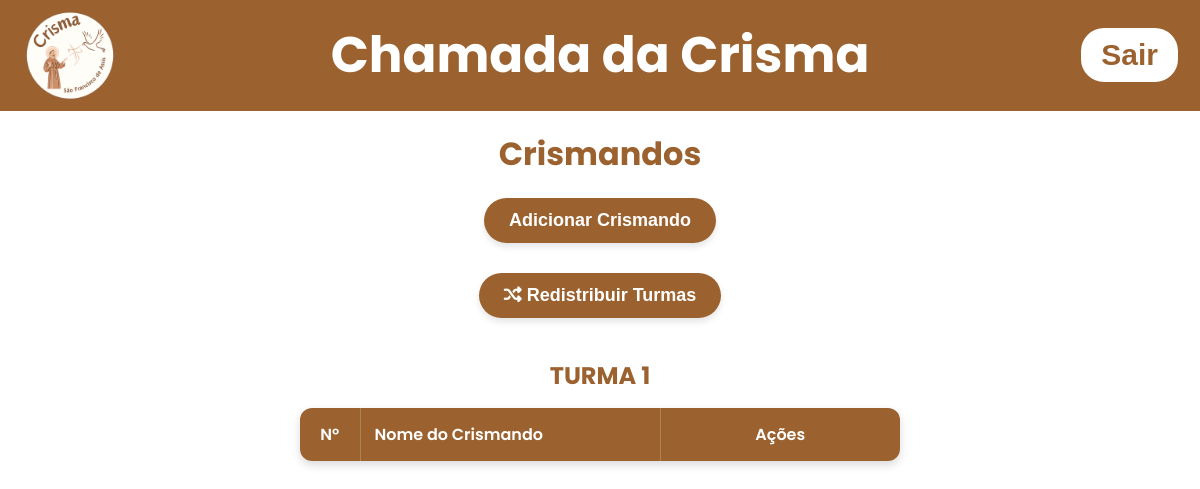
/listcrismandos (signed in), run on an earlier commit of the app's database.
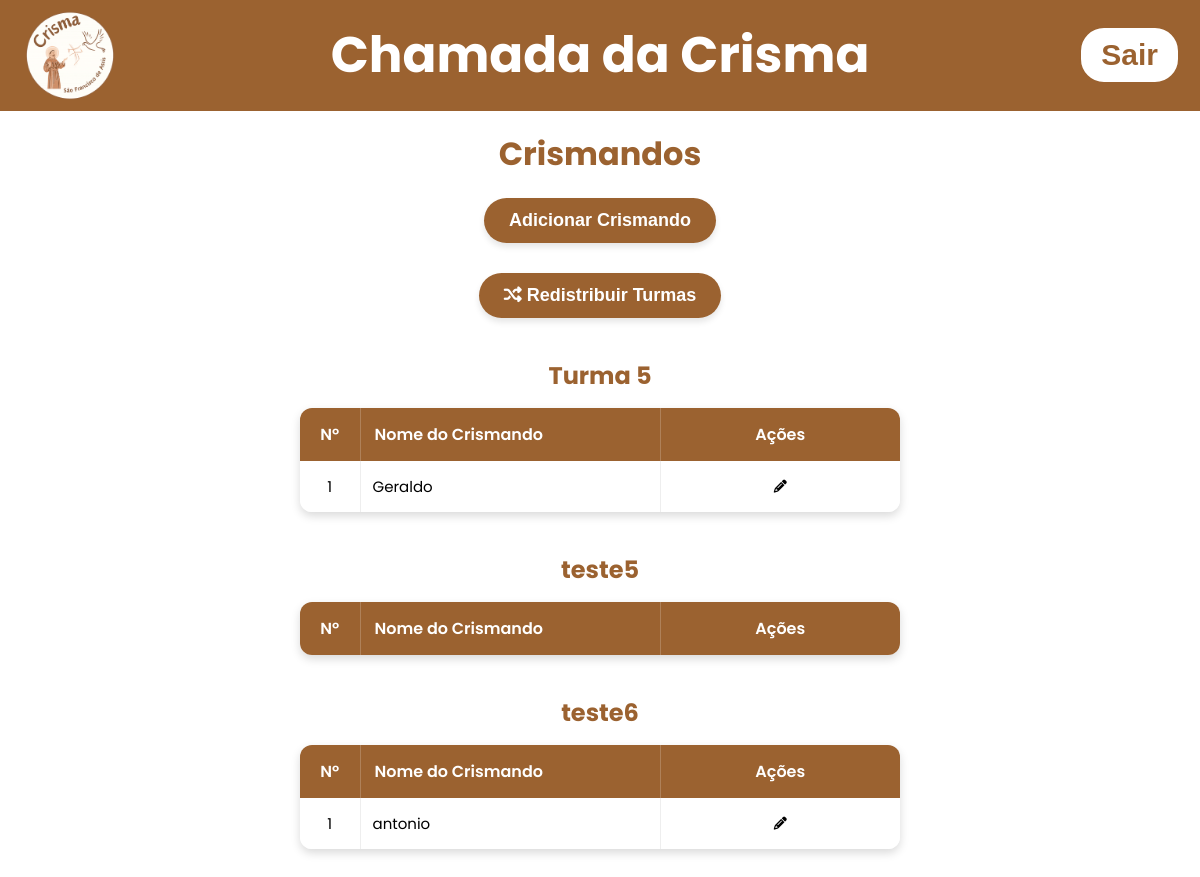
And on a later commit of the database.
### tables this page shows
CREATE TABLE turmas (
    id INTEGER PRIMARY KEY AUTOINCREMENT,
    turma_name TEXT NOT NULL UNIQUE
);

CREATE TABLE crismandos (
    id INTEGER PRIMARY KEY AUTOINCREMENT,
    name TEXT UNIQUE NOT NULL,
    turma_id INTEGER NOT NULL,
    created_at TEXT DEFAULT CURRENT_TIMESTAMP,
    FOREIGN KEY (turma_id) REFERENCES turmas(id)
);

### app.py (the view)
@app.get("/listcrismandos")
def list_crismandos():
    msg = request.args.get('msg')
    if not 'admin' in session:
        return render_template('index.html')
    else:
        with get_conn() as conn:
            cur = conn.cursor()
            cur.execute("SELECT id, turma_name FROM turmas ORDER BY turma_name")
            turmas = cur.fetchall()
            cur.execute("SELECT id, name, turma_id FROM crismandos ORDER BY name")
            crismandos = cur.fetchall()
            return render_template('crismandos.html', turmas = turmas, msgcrismandos =msg, crismandos = crismandos)

### app.py (called while the page is built)
def get_conn():
    conn = sqlite3.connect("data/dataBase.db")
    conn.row_factory = sqlite3.Row
    return conn

### templates/crismandos.html (shortened to what this page needs)
<!DOCTYPE html>
<html lang="pt-br">
  <head>
    <link
      rel="stylesheet"
      href="{{url_for('static', filename='css/styleconfigadmin.css')}}"
    />
    <link
      rel="stylesheet"
      href="{{url_for('static', filename='css/stylecrismandos.css')}}"
    />
    <link rel="stylesheet" href="https://cdnjs.cloudflare.com/ajax/libs/font-awesome/6.5.0/css/all.min.css">
    <link rel="stylesheet" href="https://cdnjs.cloudflare.com/ajax/libs/font-awesome/6.5.1/css/all.min.css">
  </head>
  <body>
    <header>
      <div class="header-left">
        <img
          src="{{url_for('static', filename='images/logocrismamaior.png')}}"
          alt="Logo da crisma"
          class="logo"
        />
        <h1 class="title-center" onclick="window.location.href='/homepage'">
          Chamada da Crisma
        </h1>
      </div>
      <form action="{{url_for('logout_user')}}" method="post">
        <button class="button-logout">Sair</button>
      </form>
    </header>
<main>
<div id="container-principal">
    <h1>Crismandos</h1>
    <button onclick="OpenModalEditCrismandos()">Adicionar Crismando</button>
    <button onclick="OpenRandomModal()">
      <i class="fa-solid fa-shuffle"></i>
      Redistribuir Turmas
    </button>
    {% for turma in turmas%}
        <h2 class="turma-titulo">{{ turma.turma_name }}</h2>
        <table class="tabela-crismandos">
            <thead>
                <tr>
                    <th>Nº</th>
                    <th>Nome do Crismando</th>
                    <th>Ações</th>
                </tr>
            </thead>
            <tbody>
            {% set counter = [0] %}
                {%for crismando in crismandos | sort(attribute='name')%}
                    {% if crismando.turma_id == turma.id %}
                        <tr>
                            <td>{{counter[0]}}</td>
                            <td>{{crismando.name}}</td>
                            <td>
                                <button onclick="OpenEditCrismandos('{{crismando.id}}', '{{crismando.name}}')"><i class="fas fa-pencil-alt"></i></button>
                            </td>
                        </tr>
                    {%endif%}
                {%endfor%}
            </tbody>
        </table>
    {% endfor %}
    </main>
  </body>
</html>

What changed in the data, as far as the page shows it:
removed turmas: turma_name "TURMA 1"
added turmas: turma_name "Turma 5"
added crismandos: counter "1", name "Geraldo", shown under "Turma 5"
added turmas: turma_name "teste5"
added turmas: turma_name "teste6"
added crismandos: counter "1", name "antonio", shown under "teste6"
